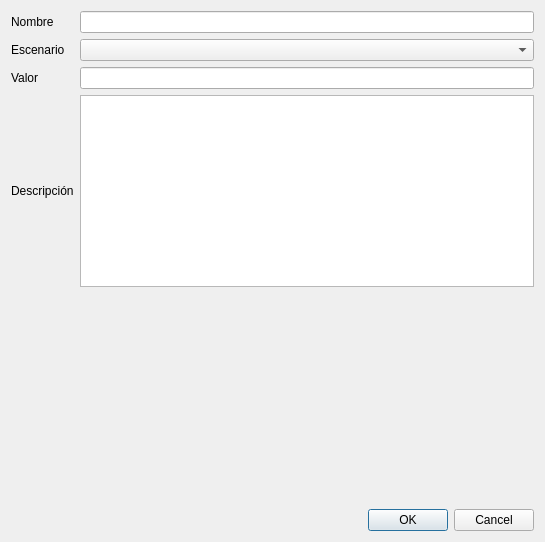
<?xml version="1.0" encoding="UTF-8"?>
<ui version="4.0">
 <class>ParametroDlgClass</class>
 <widget class="DataDialog" name="ParametroDlgClass">
  <property name="geometry">
   <rect>
    <x>0</x>
    <y>0</y>
    <width>545</width>
    <height>542</height>
   </rect>
  </property>
  <property name="windowTitle">
   <string>Datos de parámetro</string>
  </property>
  <layout class="QVBoxLayout" name="verticalLayout">
   <item>
    <layout class="QGridLayout" name="gridLayout">
     <item row="0" column="0">
      <widget class="QLabel" name="label_3">
       <property name="text">
        <string>Nombre</string>
       </property>
       <property name="buddy">
        <cstring>nombre</cstring>
       </property>
      </widget>
     </item>
     <item row="0" column="1">
      <widget class="QLineEdit" name="nombre"/>
     </item>
     <item row="1" column="0">
      <widget class="QLabel" name="label_2">
       <property name="text">
        <string>Escenario</string>
       </property>
       <property name="buddy">
        <cstring>escenario</cstring>
       </property>
      </widget>
     </item>
     <item row="1" column="1">
      <widget class="TComboBox" name="escenario"/>
     </item>
     <item row="2" column="0">
      <widget class="QLabel" name="label">
       <property name="text">
        <string>Valor</string>
       </property>
      </widget>
     </item>
     <item row="2" column="1">
      <widget class="QLineEdit" name="valor"/>
     </item>
     <item row="3" column="0">
      <widget class="QLabel" name="label_4">
       <property name="text">
        <string>Descripción</string>
       </property>
      </widget>
     </item>
     <item row="3" column="1">
      <widget class="QTextEdit" name="descripcion"/>
     </item>
    </layout>
   </item>
   <item>
    <spacer name="verticalSpacer">
     <property name="orientation">
      <enum>Qt::Vertical</enum>
     </property>
     <property name="sizeHint" stdset="0">
      <size>
       <width>206</width>
       <height>183</height>
      </size>
     </property>
    </spacer>
   </item>
   <item>
    <widget class="QDialogButtonBox" name="buttonBox">
     <property name="standardButtons">
      <set>QDialogButtonBox::Cancel|QDialogButtonBox::Ok</set>
     </property>
    </widget>
   </item>
  </layout>
 </widget>
 <customwidgets>
  <customwidget>
   <class>DataDialog</class>
   <extends>QDialog</extends>
   <header>ts.h</header>
   <container>1</container>
  </customwidget>
  <customwidget>
   <class>TComboBox</class>
   <extends>QComboBox</extends>
   <header>ts.h</header>
  </customwidget>
 </customwidgets>
 <tabstops>
  <tabstop>nombre</tabstop>
  <tabstop>escenario</tabstop>
 </tabstops>
 <resources/>
 <connections>
  <connection>
   <sender>buttonBox</sender>
   <signal>accepted()</signal>
   <receiver>ParametroDlgClass</receiver>
   <slot>accept()</slot>
   <hints>
    <hint type="sourcelabel">
     <x>152</x>
     <y>290</y>
    </hint>
    <hint type="destinationlabel">
     <x>152</x>
     <y>156</y>
    </hint>
   </hints>
  </connection>
  <connection>
   <sender>buttonBox</sender>
   <signal>rejected()</signal>
   <receiver>ParametroDlgClass</receiver>
   <slot>reject()</slot>
   <hints>
    <hint type="sourcelabel">
     <x>152</x>
     <y>290</y>
    </hint>
    <hint type="destinationlabel">
     <x>152</x>
     <y>156</y>
    </hint>
   </hints>
  </connection>
 </connections>
</ui>
